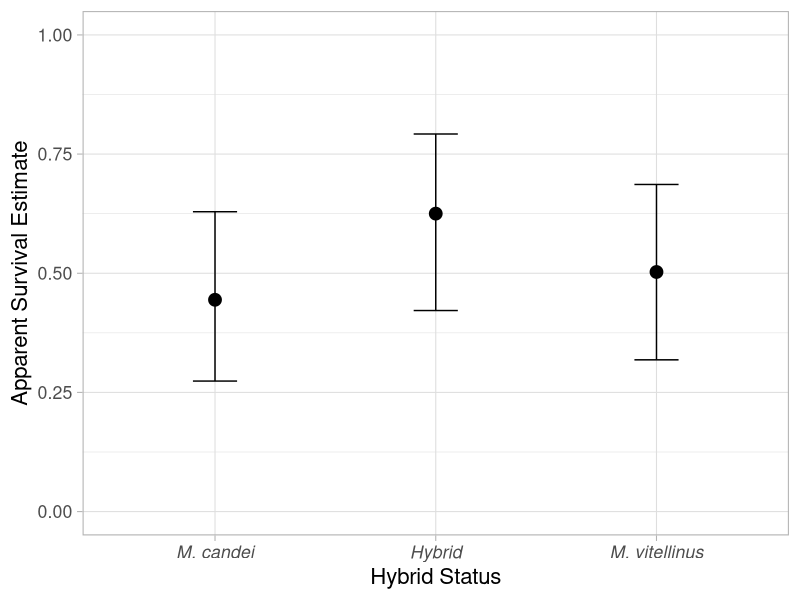
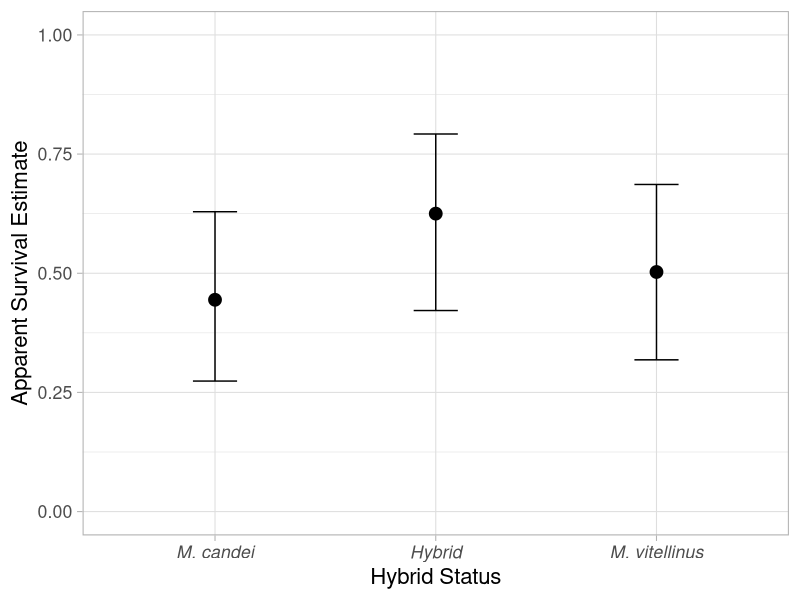

Here is the R script that generated these plots, in order:
## R script for plotting Manacus apparent survival and CI's as dotplots

## Load required libraries
library(ggplot2)
library(dplyr)

setwd("~/figuresandtables")

# Read in data

survival_data <- read.csv("survival_graphing_data_all_phiGpG.csv", header = TRUE)

# Make the species column into unique factors to keep the order for graphing
survival_data$Species <- as.character(survival_data$Species)
survival_data$Species <- factor(survival_data$Species, levels = unique(survival_data$Species))

# Make dot plot
fig <- ggplot(data=survival_data, aes(x=Species, y=Survival_Estimate)) +
  
  geom_point(size=4) +
  
  geom_errorbar(aes(ymin = lowerCI, ymax = upperCI), width =0.2) +
  
  # Add axis limits
  ylim(0,1) +
  # Add axis names
  labs(y="Apparent Survival Estimate",
       x="Hybrid Status") +
  
  # Set Themes
  theme_light(base_size=16) +
  
  # Centralize title
  theme(plot.title=element_text(hjust=0.5), 
        legend.title=element_blank(),
        legend.position = "none") +
  theme(axis.text.x = element_text(face = "italic"))

fig

# Save plot
ggsave('./apparant_survival_dotplot_phiGpG.pdf', plot=fig, width=4, height=4)
